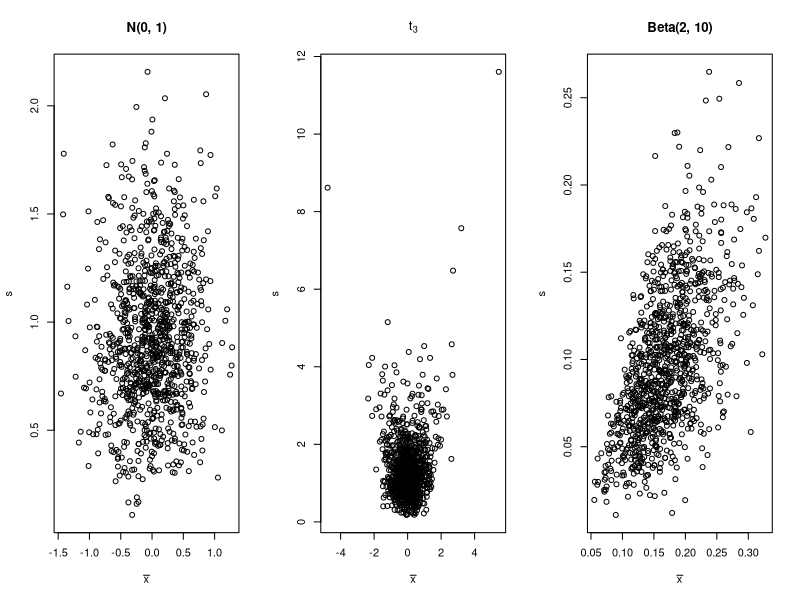

The R script that drew this image:

## ----echo=F, fig.width=10, fig.height=3.5--------------------------------
par(mfrow = c(1, 3))
muestras <- array(rnorm(5000, 0, 1), c(1000, 5))
medias <- apply(muestras, 1, mean)
desves <- apply(muestras, 1, sd)
plot(medias, desves, xlab = expression(bar(x)), ylab = "s", main = "N(0, 1)")
muestras <- array(rt(5000, 3), c(1000, 5))
medias <- apply(muestras, 1, mean)
desves <- apply(muestras, 1, sd)
plot(medias, desves, xlab = expression(bar(x)), ylab = "s", main = expression(t[3]))
muestras <- array(rbeta(5000, 2, 10), c(1000, 5))
medias <- apply(muestras, 1, mean)
desves <- apply(muestras, 1, sd)
plot(medias, desves, xlab = expression(bar(x)), ylab = "s", main = "Beta(2, 10)")
